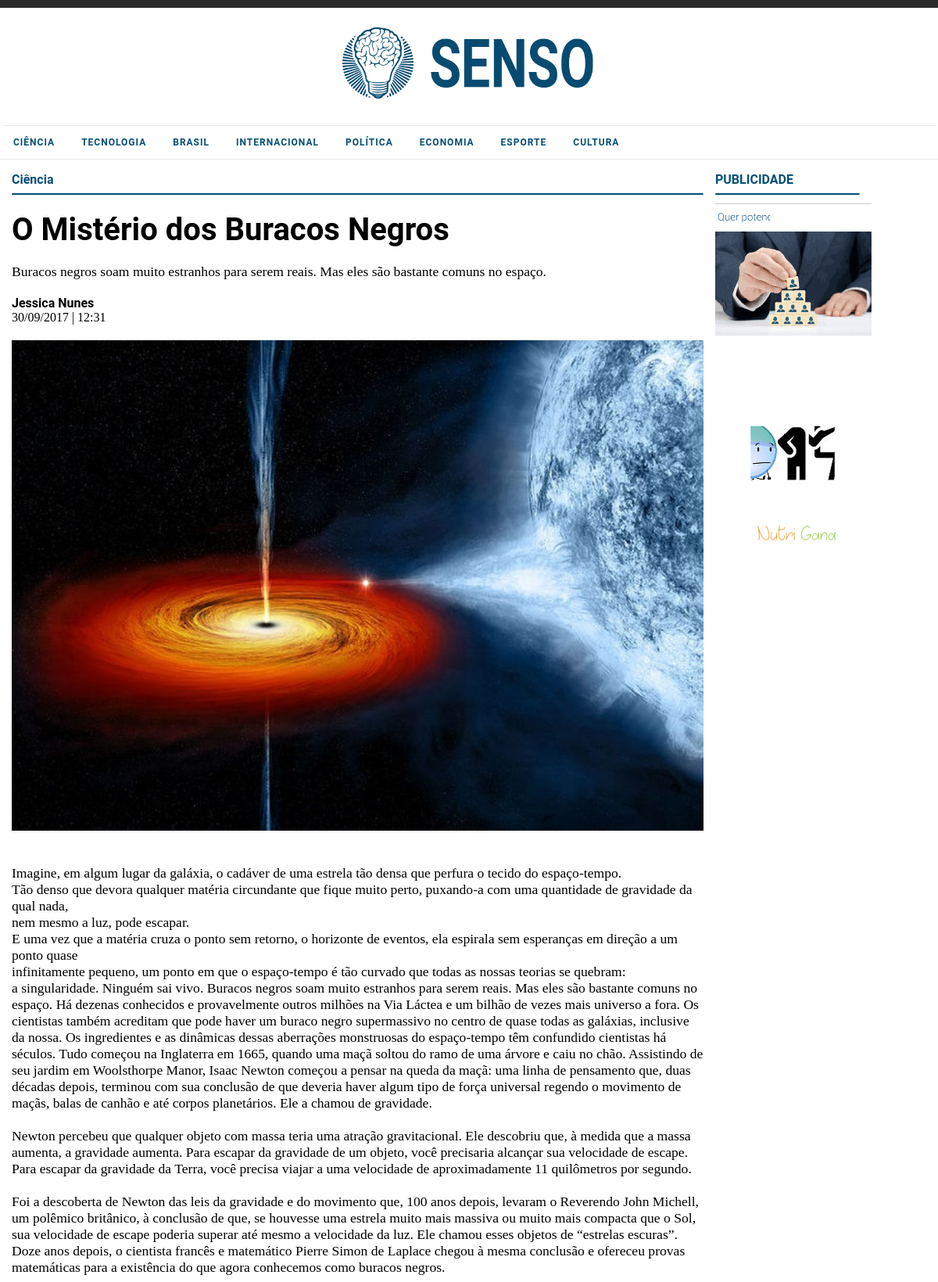
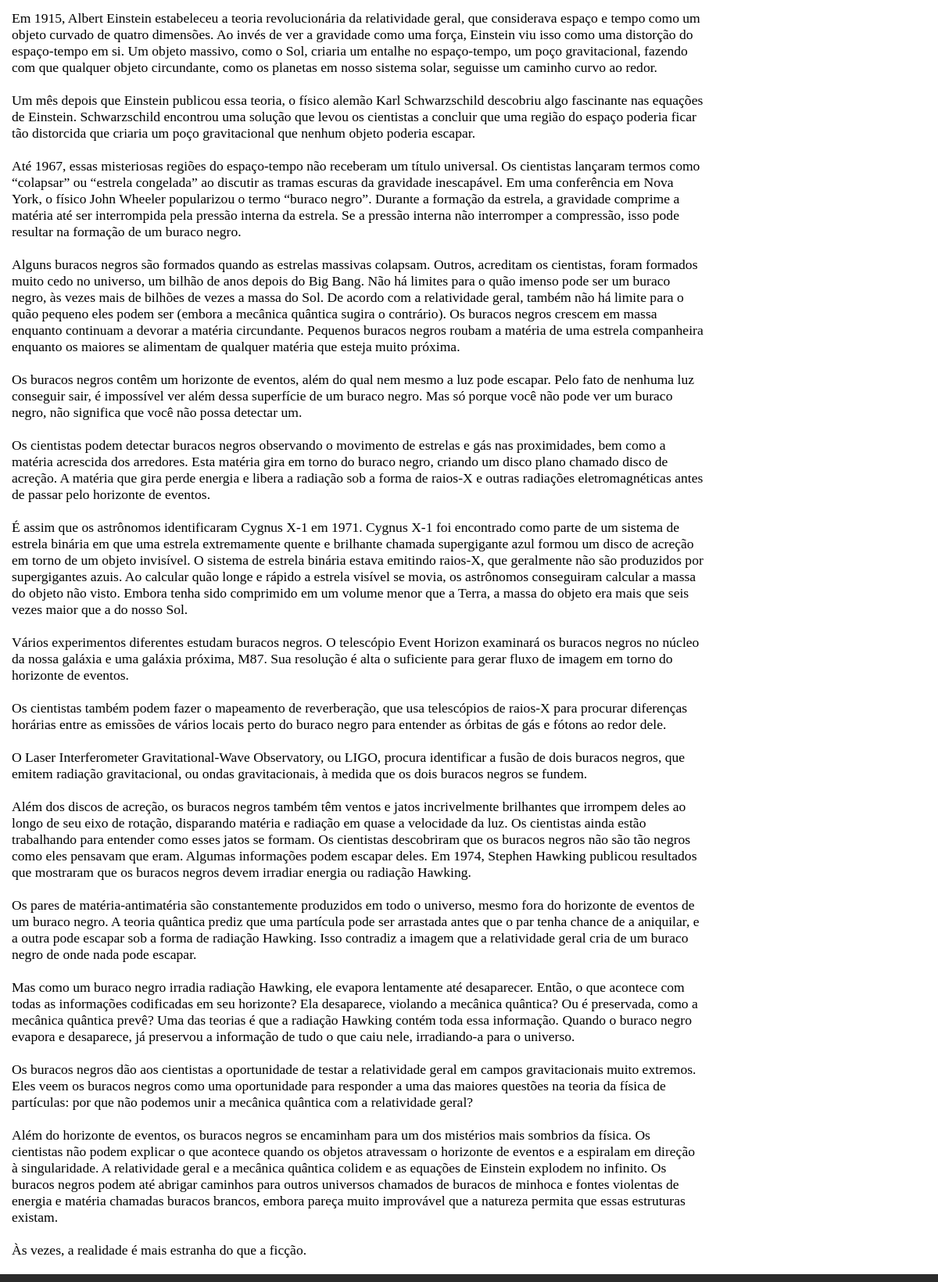
/noticia.php?n=1, run on the app's committed database (2 pictures, top to bottom).
### tables this page shows
CREATE TABLE `categoria` (
  `CD_CATEGORIA` int(11) NOT NULL AUTO_INCREMENT,
  `NM_CATEGORIA` varchar(24) DEFAULT NULL,
  PRIMARY KEY (`CD_CATEGORIA`)
);

CREATE TABLE `noticia` (
  `CD_NOTICIA` int(11) NOT NULL AUTO_INCREMENT,
  `NM_TITULO_NOTICIA` varchar(80) DEFAULT NULL,
  `NM_LINHA_FINA_NOTICIA` varchar(150) DEFAULT NULL,
  `DS_TEXTO_NOTICIA` text,
  `DT_PUBLICACAO_NOTICIA` date DEFAULT NULL,
  `HR_PUBLICACAO_NOTICIA` time DEFAULT NULL,
  `IC_DESTAQUE_NOTICIA` tinyint(1) DEFAULT NULL,
  `CD_CATEGORIA` int(11) DEFAULT NULL,
  PRIMARY KEY (`CD_NOTICIA`),
  KEY `FK_CATEGORIA` (`CD_CATEGORIA`),
  CONSTRAINT `FK_CATEGORIA` FOREIGN KEY (`CD_CATEGORIA`) REFERENCES `categoria` (`CD_CATEGORIA`)
);

CREATE TABLE `autor` (
  `CD_AUTOR` int(11) NOT NULL AUTO_INCREMENT,
  `NM_AUTOR` varchar(45) DEFAULT NULL,
  PRIMARY KEY (`CD_AUTOR`)
);

CREATE TABLE `banner` (
  `CD_BANNER` int(11) NOT NULL AUTO_INCREMENT,
  `NM_EMPRESA_ANUNCIANTE_BANNER` varchar(45) DEFAULT NULL,
  `IC_ATIVO_BANNER` tinyint(1) DEFAULT NULL,
  `DT_PUBLICACAO_BANNER` date DEFAULT NULL,
  `HR_PUBLICACAO_BANNER` time DEFAULT NULL,
  `NM_LINK_BANNER` varchar(255) DEFAULT NULL,
  PRIMARY KEY (`CD_BANNER`)
);

### noticia.php (the view, shortened to what this page needs)
<!doctype html>
<html>
<head>
    <link rel="stylesheet" href="CSS/styles.css">
    <link rel="stylesheet" href="CSS/EstiloGeral.css">
    <link href="font/Roboto/Roboto-Regular.ttf" rel="stylesheet">
    <link href="font/Didact_Gothic/DidactGothic-Regular.ttf" rel="stylesheet">
</head>
<body onload="init();" style="margin:0px;">
	<?php include("menu.php"); ?>
	<div class="main">
			<div class="mainContent fl">
				<div class="pnlContent">
					<?php
						$pk_noticia = $_GET["n"];
						$sqlSelect = "SELECT      A.CD_NOTICIA
						,A.NM_TITULO_NOTICIA
						,A.NM_LINHA_FINA_NOTICIA
						,A.DS_TEXTO_NOTICIA
						,A.DT_PUBLICACAO_NOTICIA
						,A.HR_PUBLICACAO_NOTICIA
						,B.CD_CATEGORIA
						,B.NM_CATEGORIA
						,D.NM_AUTOR
						FROM NOTICIA A
						INNER JOIN CATEGORIA B ON (A.CD_CATEGORIA = B.CD_CATEGORIA)
						INNER JOIN AUTOR_NOTICIA C ON (A.CD_NOTICIA   = C.CD_NOTICIA)
						INNER JOIN AUTOR D ON (C.CD_AUTOR   = D.CD_AUTOR) WHERE A.CD_NOTICIA=$pk_noticia";
						$result = $sqlConn->query($sqlSelect);
						if($result->num_rows > 0)
						{
							while ($recent=$result->fetch_assoc())
							{
							$pk_categoria=$recent["CD_CATEGORIA"];
							$categoria=$recent["NM_CATEGORIA"];
							$nmtnoticia=$recent["NM_TITULO_NOTICIA"];
							$nmlfnoticia=$recent["NM_LINHA_FINA_NOTICIA"];
							$autor = $recent["NM_AUTOR"];
							$oldDate = date_create($recent["DT_PUBLICACAO_NOTICIA"]);
							$newDate = date_format($oldDate, "d/m/Y");
							$oldTime = date_create($recent["HR_PUBLICACAO_NOTICIA"]);
							$newTime = date_format($oldTime, "H:i");
							$texto = $recent["DS_TEXTO_NOTICIA"];
							echo"<p class='categoryTitle'><strong><a href='categoria.php?c=$pk_categoria'>$categoria</a></strong></p>
							<hr>
							<h5>$nmtnoticia</h5>
							<h6>$nmlfnoticia</h6>
							<h4><strong>$autor<strong></h4>
							<h4>$newDate | $newTime </h4>
							<div class='imgNoticia'><img src='img/noticias/$pk_noticia.jpg' width='100%'></div>
							<h6>$texto</h6>
							";
							}
						}
						?>
				</div>
			</div>
		<div class="mainAside fl">
			<div class="pnlContent">
				<p class="categoryTitle"><strong >PUBLICIDADE</strong></p>
				<hr>
				<div class="banner">
					<?php
					 include("banner.php");
					?>
				</div>
			</div>
		</div>
	</div>
	<div class="linhaAzul"></div>
</body>
<html>

### menu.php (shortened to what this page needs)
<div class="linhaAzul"></div>
<div class="pnlLogo">
	<div class="logo">
		<a href="index.php"><img src="img/logo.png" height="100%"></a>
	</div>
</div>
<header id="header">
	<div id="cssmenu" class="header">
			<ul>
			<?php
				include("connection.php");
				$sqlSelect = "SELECT CD_CATEGORIA, NM_CATEGORIA FROM categoria";
				$result = $sqlConn->query($sqlSelect);
				if($result->num_rows > 0)
				{
					while ($row=$result->fetch_assoc())
					{
						$pkcate=$row["CD_CATEGORIA"];
						$nmcate=$row["NM_CATEGORIA"];
						echo "<li><a href='categoria.php?c=$pkcate'>$nmcate</a></li>";
					}
				}
			?>
			</ul>
	</div>
</header>

### banner.php
<?php
	include("connection.php");
	$sqlSelect = "SELECT CD_BANNER, NM_LINK_BANNER FROM BANNER WHERE IC_ATIVO_BANNER=1 ORDER BY DT_PUBLICACAO_BANNER DESC, HR_PUBLICACAO_BANNER DESC LIMIT 0,3";
	$result = $sqlConn->query($sqlSelect);
	if($result->num_rows > 0)
	{
		while($row = $result->fetch_assoc())
		{
			$pk_banner = $row["CD_BANNER"];
			$link_banner = $row["NM_LINK_BANNER"];
			echo "<a href='$link_banner' target=\"_blank\"><img src='img/banner/$pk_banner.gif'></a>";
		}
	}
?>

### CSS/styles.css (style rules this page uses)
#cssmenu, #cssmenu ul, #cssmenu ul li, #cssmenu ul li a, #cssmenu #menu-button { margin: 0; padding: 0; border: 0; list-style: none; line-height: 1; display: block; position: relative; -webkit-box-sizing: border-box; -moz-box-sizing: border-box; box-sizing: border-box; }
#cssmenu:after, #cssmenu > ul:after { content: "."; display: block; clear: both; visibility: hidden; line-height: 0; height: 0; }
#cssmenu { font-family: 'Roboto', sans-serif; background: #fff; margin: auto; width: 75%; }
#cssmenu > ul { width:100%; }
#cssmenu > ul > li { float: left; }
#cssmenu > ul > li > a { padding: 15px 17px; font-size: 12px; letter-spacing: 1px; text-decoration: none; color: #054F77; font-weight: 700; text-transform: uppercase; }
@media screen and (max-width:1366px) { #cssmenu { width: 100%; } }

### CSS/EstiloGeral.css (style rules this page uses)
* { font-family: 'Roboto', Sans-Serif }
body { margin:0; }
.linhaAzul { width:100%;height:10px;background-color:#2b2b2b; }
header { width: 100%; background-color:white; margin: auto; border-radius: 5px 5px 0 0 ; border-top:0.25px solid #e9ebee; border-bottom:0.25px solid #e9ebee; position: relative; z-index: 1; }
a { text-decoration:none; color:inherit; }
.main { width:75%;margin:auto; background-color:white;border-radius: 5px 5px 0 0; }
.mainContent { width:75%; }
.mainAside { width:200px; }
.pnlLogo { margin:auto;width:100%;height:150px;background-color:transparent; color:white; text-align:center; }
.logo { height:100px; margin:auto;padding-top:25px; }
.header { width: 100%; }
.pnlContent { padding-left:15px; }
.fl { float:left; }
.categoryTitle { color:#054F77;margin-bottom:5px; }
hr { border-top:2px solid #054F77;margin-bottom:10px; }
h4 { font-size:1em; font-weight: normal; margin:0; font-family: 'Didact Gothic'; }
h5 { font-size:3em;margin:20px 0; }
h6 { font-size:1.1em;font-weight: lighter;margin:20px 0; font-family: 'Didact Gothic'; }
.imgNoticia { width:100%;padding: 20px 0; }
@media only screen and (max-width: 1366px) { h5 { font-size:2.5em; } }
@media only screen and (max-width: 1366px) { .main { width:100%; } }

### data on the page
categoria: NM_CATEGORIA "CIÊNCIA"
categoria: NM_CATEGORIA "TECNOLOGIA"
categoria: NM_CATEGORIA "BRASIL"
categoria: NM_CATEGORIA "INTERNACIONAL"
categoria: NM_CATEGORIA "POLÍTICA"
categoria: NM_CATEGORIA "ECONOMIA"
categoria: NM_CATEGORIA "ESPORTE"
categoria: NM_CATEGORIA "CULTURA"
noticia: CD_CATEGORIA.NM_CATEGORIA "Ciência", NM_TITULO_NOTICIA "O Mistério dos Buracos Negros", NM_LINHA_FINA_NOTICIA "Buracos negros soam muito estranhos para serem reais. Mas eles são bastante comuns no espaço.", autor.NM_AUTOR "Jessica Nunes", DT_PUBLICACAO_NOTICIA "30/09/2017", HR_PUBLICACAO_NOTICIA "12:31", DS_TEXTO_NOTICIA "Imagine, em algum lugar da galáxia, o cadáver de uma estrela tão densa que perfura o tecido do espaço-tempo. Tão denso que devora qualquer matéria circundante que fique muito perto, puxando-a com uma quantidade de gravidade da qual nada, nem mesmo a luz, pode escapar. E uma vez que a matéria cruza o ponto sem retorno, o horizonte de eventos, ela espirala sem esperanças em direção a um ponto quase infinitamente pequeno, um ponto em que o espaço-tempo é tão curvado que todas as nossas teorias se quebram: a singularidade. Ninguém sai vivo. Buracos negros soam muito estranhos para serem reais. Mas eles são bastante comuns no espaço. Há dezenas conhecidos e provavelmente outros milhões na Via…"
banner: shows a picture
banner: shows a picture
banner: shows a picture
